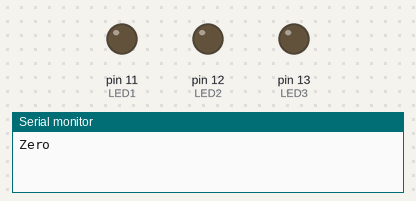
The sketch below on a simulated Arduino Uno, built with avr-gcc and run on an emulated ATmega328P. On the bench: output pins drawn as LEDs (lit = HIGH), the last lines printed to the serial monitor.

Above: at 0.5 s.
At 2.5 s:
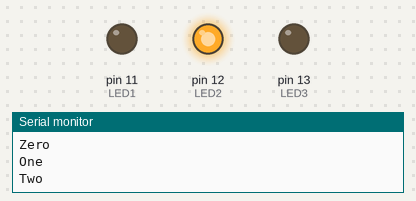
At 3.5 s:
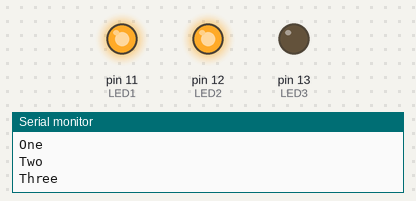
At 4.5 s:
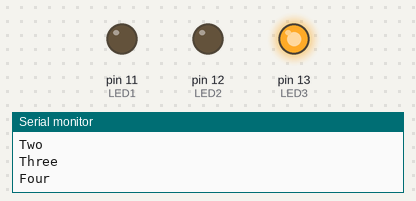
At 6.5 s:
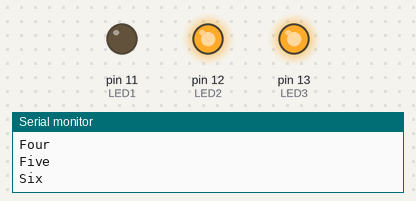
At 9.5 s:
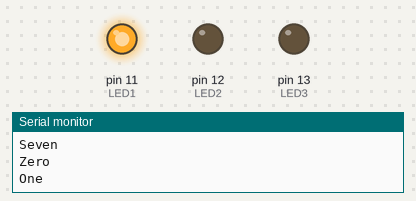
Timing chart, 0 to 10.4 s (numbered marks = the images above):
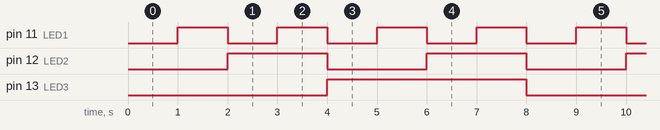

The sketch:

lab_2_msd.ino
```cpp
 int LED1=11;
  int LED2=12;
  int LED3=13;
  void setup() {
  // put your setup code here, to run once:
    pinMode(LED1,OUTPUT);
    pinMode(LED2,OUTPUT);
    pinMode(LED3,OUTPUT);
    Serial.begin(9600);

}

void loop() {
  // put your main code here, to run repeatedly:

        Serial.println("Zero");
        digitalWrite(LED1, LOW);
     digitalWrite(LED2, LOW);
     digitalWrite(LED3, LOW);

    delay(1000);
       Serial.println("One");
    digitalWrite(LED1,HIGH);
     digitalWrite(LED2, LOW);
     digitalWrite(LED3, LOW);
    delay(1000);
       Serial.println("Two");
    digitalWrite(LED1, LOW);
     digitalWrite(LED2, HIGH);
     digitalWrite(LED3, LOW);
    delay(1000);
       Serial.println("Three");
    digitalWrite(LED1, HIGH);
     digitalWrite(LED2, HIGH);
     digitalWrite(LED3, LOW);
    delay(1000);
       Serial.println("Four");
    digitalWrite(LED1, LOW);
     digitalWrite(LED2, LOW);
     digitalWrite(LED3, HIGH);
    delay(1000);
       Serial.println("Five");
    digitalWrite(LED1, HIGH);
     digitalWrite(LED2, LOW);
     digitalWrite(LED3, HIGH);
    delay(1000);
       Serial.println("Six");
    digitalWrite(LED1, LOW);
     digitalWrite(LED2, HIGH);
     digitalWrite(LED3, HIGH);
    delay(1000);
       Serial.println("Seven");
       digitalWrite(LED1, HIGH);
     digitalWrite(LED2, HIGH);
     digitalWrite(LED3, HIGH);
    delay(1000);
}
```

Measured:
- by itself, pin 11 (LED1): alternates HIGH for 1.0 s and LOW for 1.0 s
- by itself, pin 12 (LED2): alternates HIGH for 2.0 s and LOW for 2.0 s
- by itself, pin 13 (LED3): alternates HIGH for 4.0 s and LOW for 4.0 s
